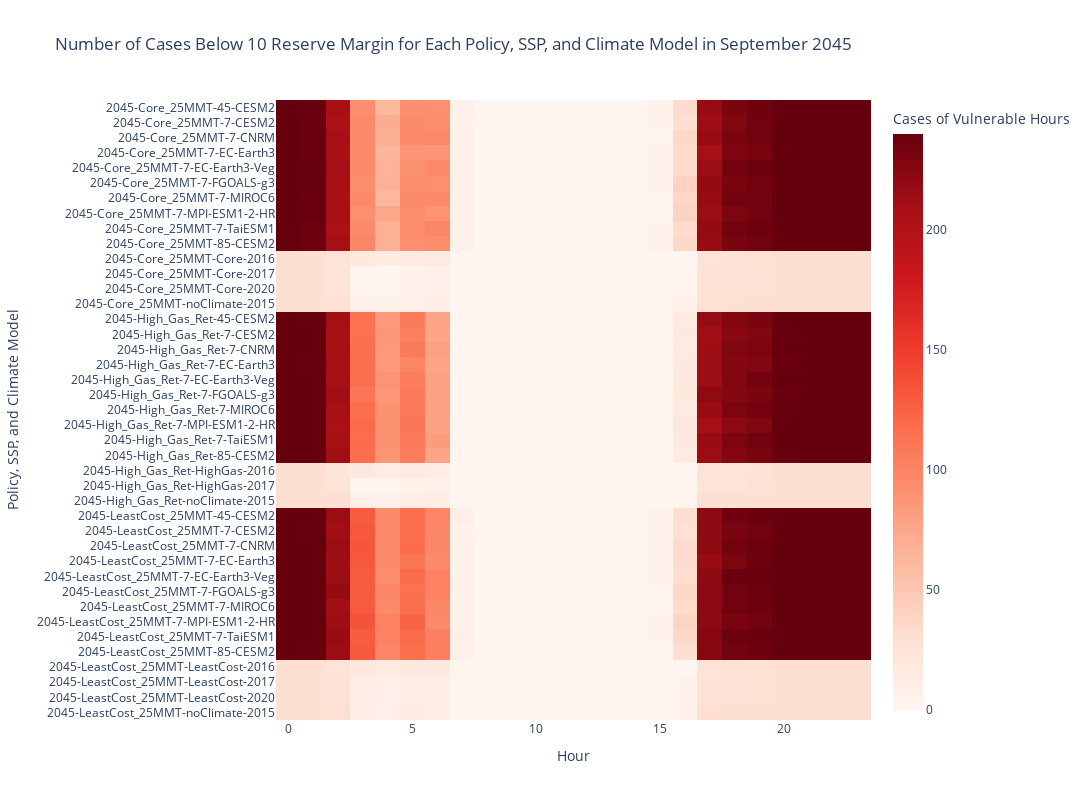

Write notebook code for a chart like this one.
### Code cell
folder_path = '/Users/liyangwang/kitxDMDU_analysis/reservemargin'
RMValue = 10
combined_df = hourly_ClimateModel_SSP(folder_path, 9, RMValue)
create_heatmap(combined_df, RMValue)

### Figure 1 — Plotly figure (JSON) as saved in the notebook; plotly's stock layout.template omitted (floating-point values rounded to 4 significant figures; data arrays with more than 128 entries replaced by an {"elided": "..."} marker saying what was removed)
{"data": [{"coloraxis": "coloraxis", "hovertemplate": "Hour: %{x}<br>Policy, SSP, and Climate Model: %{y}<br>Cases of Vulnerable Hours: %{z}<extra></extra>", "name": "0", "type": "heatmap", "x": [0, 1, 2, 3, 4, 5, 6, 7, 8, 9, 10, 11, 12, 13, 14, 15, 16, 17, 18, 19, 20, 21, 22, 23], "xaxis": "x", "y": ["2045-Core_25MMT-45-CESM2", "2045-Core_25MMT-7-CESM2", "2045-Core_25MMT-7-CNRM", "2045-Core_25MMT-7-EC-Earth3", "2045-Core_25MMT-7-EC-Earth3-Veg", "2045-Core_25MMT-7-FGOALS-g3", "2045-Core_25MMT-7-MIROC6", "2045-Core_25MMT-7-MPI-ESM1-2-HR", "2045-Core_25MMT-7-TaiESM1", "2045-Core_25MMT-85-CESM2", "2045-Core_25MMT-Core-2016", "2045-Core_25MMT-Core-2017", "2045-Core_25MMT-Core-2020", "2045-Core_25MMT-noClimate-2015", "2045-High_Gas_Ret-45-CESM2", "2045-High_Gas_Ret-7-CESM2", "2045-High_Gas_Ret-7-CNRM", "2045-High_Gas_Ret-7-EC-Earth3", "2045-High_Gas_Ret-7-EC-Earth3-Veg", "2045-High_Gas_Ret-7-FGOALS-g3", "2045-High_Gas_Ret-7-MIROC6", "2045-High_Gas_Ret-7-MPI-ESM1-2-HR", "2045-High_Gas_Ret-7-TaiESM1", "2045-High_Gas_Ret-85-CESM2", "2045-High_Gas_Ret-HighGas-2016", "2045-High_Gas_Ret-HighGas-2017", "2045-High_Gas_Ret-noClimate-2015", "2045-LeastCost_25MMT-45-CESM2", "2045-LeastCost_25MMT-7-CESM2", "2045-LeastCost_25MMT-7-CNRM", "2045-LeastCost_25MMT-7-EC-Earth3", "2045-LeastCost_25MMT-7-EC-Earth3-Veg", "2045-LeastCost_25MMT-7-FGOALS-g3", "2045-LeastCost_25MMT-7-MIROC6", "2045-LeastCost_25MMT-7-MPI-ESM1-2-HR", "2045-LeastCost_25MMT-7-TaiESM1", "2045-LeastCost_25MMT-85-CESM2", "2045-LeastCost_25MMT-LeastCost-2016", "2045-LeastCost_25MMT-LeastCost-2017", "2045-LeastCost_25MMT-LeastCost-2020", "2045-LeastCost_25MMT-noClimate-2015"], "yaxis": "y", "z": {"elided": "41x24 int values"}}], "layout": {"coloraxis": {"colorbar": {"title": {"text": "Cases of Vulnerable Hours"}}, "colorscale": [[0, "rgb(255,245,240)"], [0.125, "rgb(254,224,210)"], [0.25, "rgb(252,187,161)"], [0.375, "rgb(252,146,114)"], [0.5, "rgb(251,106,74)"], [0.625, "rgb(239,59,44)"], [0.75, "rgb(203,24,29)"], [0.875, "rgb(165,15,21)"], [1, "rgb(103,0,13)"]]}, "height": 800, "title": {"text": "Number of Cases Below 10 Reserve Margin for Each Policy, SSP, and Climate Model in September 2045"}, "width": 1200, "xaxis": {"anchor": "y", "constrain": "domain", "domain": [0, 1], "scaleanchor": "y", "title": {"text": "Hour"}}, "yaxis": {"anchor": "x", "autorange": "reversed", "constrain": "domain", "domain": [0, 1], "title": {"text": "Policy, SSP, and Climate Model"}}}}
